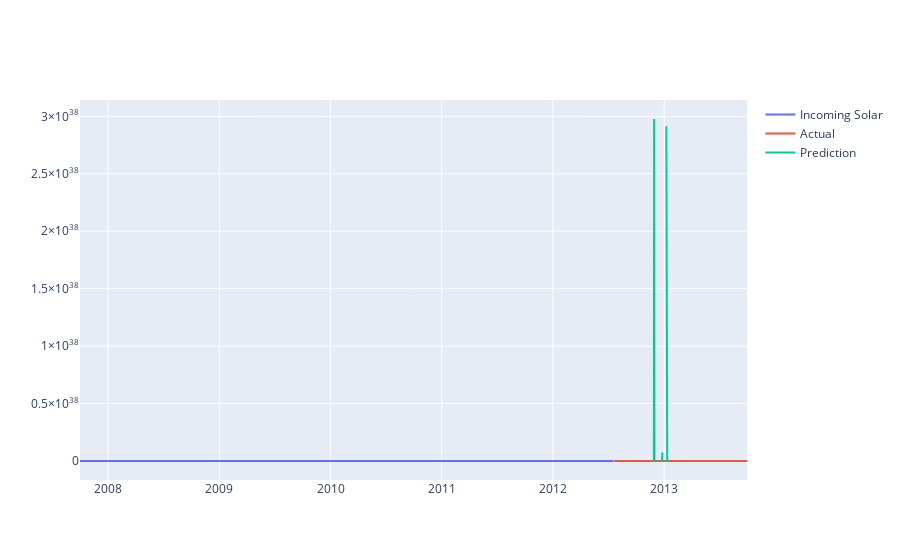

Source (notebook cell):
### Code cell
fig = go.Figure()
fig.add_trace(go.Scatter(x=series.index[:train.shape[0]], y=train, name="Incoming Solar"))
fig.add_trace(go.Scatter(x=series.index[train.shape[0]:], y=test, name="Actual"))
fig.add_trace(go.Scatter(x=series.index[train.shape[0]:], y=y_pred_orig, name="Prediction"))

fig.show()

### Figure 1 — Plotly figure (JSON) as saved in the notebook; plotly's stock layout.template omitted (floating-point values rounded to 4 significant figures; data arrays with more than 128 entries replaced by an {"elided": "..."} marker saying what was removed)
{"data": [{"name": "Incoming Solar", "type": "scatter", "x": {"elided": "1753 str values"}, "y": {"elided": "1753 float values"}}, {"name": "Actual", "type": "scatter", "x": {"elided": "439 str values"}, "y": {"elided": "439 float values"}}, {"name": "Prediction", "type": "scatter", "x": {"elided": "439 str values"}, "y": {"elided": "436 float values"}}], "layout": {}}
